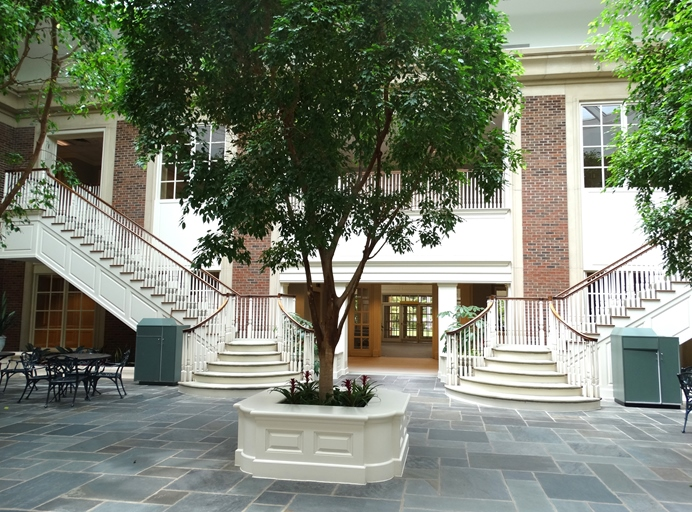
#> input picture imagens/im1.jpg, 692 x 512 px
$ python componente_green.py
#> lines starting #> are read from the running program, lines starting #| are printed output that depends on the picture
import cv2
import numpy as np
from matplotlib import pyplot as plt

imagem = cv2.imread('imagens/im1.jpg')
#> imagem is the input picture: shape (512, 692, 3); mean B, G, R 113.6, 129.9, 122.5
for y in range(0, imagem.shape[0], 1):  # percorre as linhas
    for x in range(0, imagem.shape[1], 1):  # percorre as colunas
        imagem[y, x] = (0, (x * y) % 256, 0)  # (B,G,R)
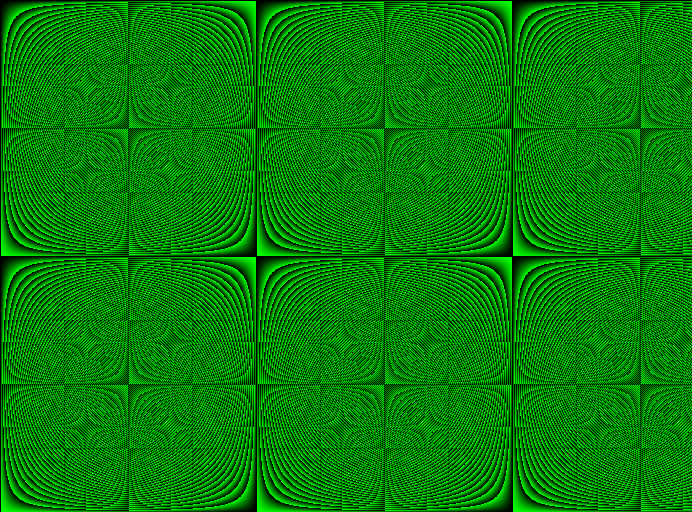
#> imagem: shape (512, 692, 3); mean B, G, R 0, 125.4, 0
        # imagem[y, x] = ((x * y) % 256, (x * y) % 256, (x * y) % 256)  # (B,G,R)
cv2.imshow("Imagem modificada", imagem)
cv2.waitKey(0)
